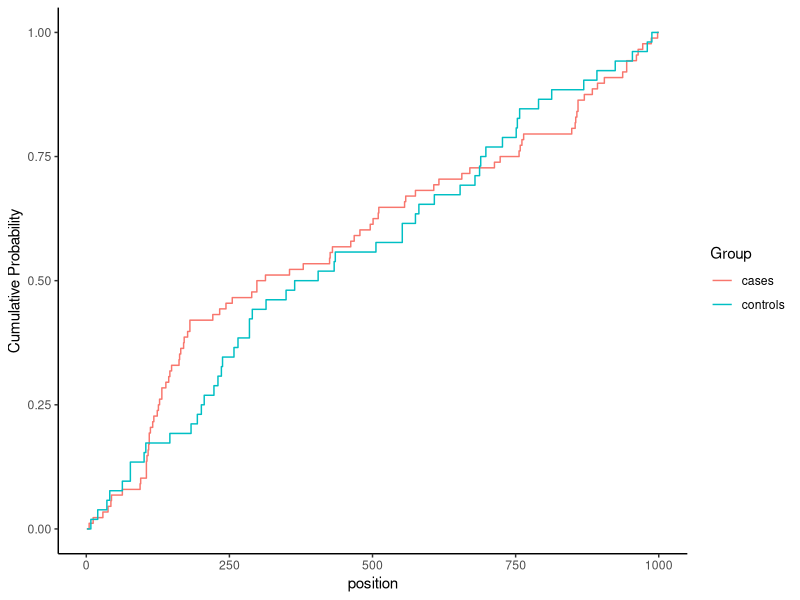

This figure's R source:
library(tidyverse)
pp <- 1000
n <- 500
cas_p <- 0.0005
con_p <- 0.0001
clu_size <- 100
clu_start <- 100

con <- rbinom(pp,n, con_p)
cas <- rbinom(pp,n, con_p)
cas[clu_start:(clu_start+clu_size-1)] <- rbinom(clu_size, n, cas_p)
dd <- data.frame("cases"=cas, "controls"=con, "position"=1:pp)

example_plot <- dd %>%
  mutate("cases"=cumsum(cases)/sum(cases), "controls"=cumsum(controls)/sum(controls)) %>%
  gather("Group", "value", -position) %>%
  ggplot(., aes(y=value, x=position, color=Group)) +
  geom_step() +
  ylab("Cumulative Probability") +
  theme_classic()

#ggsave("./plots/ks_example.pdf", example_plot)
